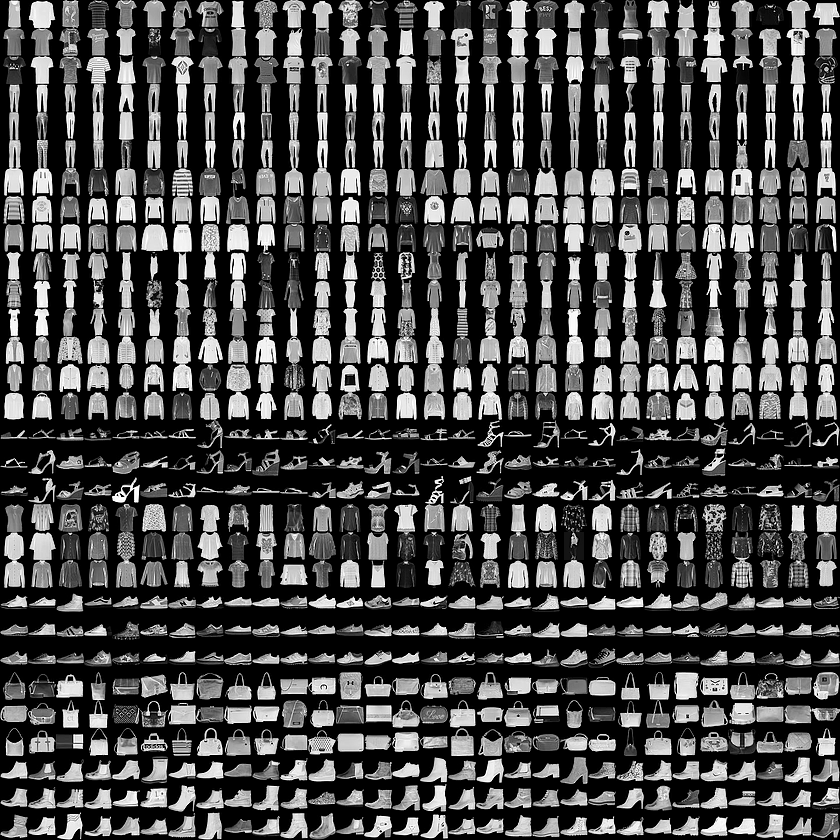
#> input picture datasets/fashion.png, 840 x 840 px, given in place of bernie.jpg, which was not available
$ jupyter execute 2-core-operations.ipynb
#> lines starting #> are read from the running program, lines starting #| are printed output that depends on the picture; after the words box and inside, x2 and y2 are one past the last pixel; in counts of white or black regions, pixels touching at a corner belong together; pictures that were not available may be replaced by others from this repository, and a replacement may not be noted
[cell 1]
import cv2

image = cv2.imread('bernie.jpg', cv2.IMREAD_COLOR)
#> image is the input picture: shape (840, 840, 3); min 0, max 255, mean 72

cropped_image = image[302:(302+322), 261:(261+339)]
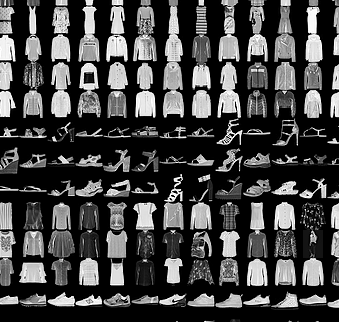
#> cropped_image: shape (322, 339, 3); min 0, max 255, mean 67.3

def show_image(image):
    cv2.namedWindow('image', cv2.WINDOW_NORMAL)
    cv2.imshow('image', image)
    cv2.waitKey(0)
    cv2.destroyAllWindows()

show_image(cropped_image)

print(image.shape)
#| (840, 840, 3)
print(image.size)
#| 2116800
print(image.dtype)
#| uint8

pixel = image[261, 302]
#> pixel = [0, 0, 0]

modified_image = image[302:(302+322), 261:(261+339)]
modified_image[:, :, 0] = 123
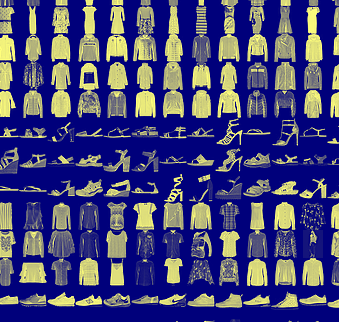
#> modified_image: shape (322, 339, 3); mean B, G, R 123, 67.3, 67.3
#cv2.imshow('original_image', cropped_image)
cv2.imshow('modified_image', modified_image)
cv2.waitKey(0)
cv2.destroyAllWindows()

[cell 2]
image[302:(302+322), 261:(261+339)] = 255
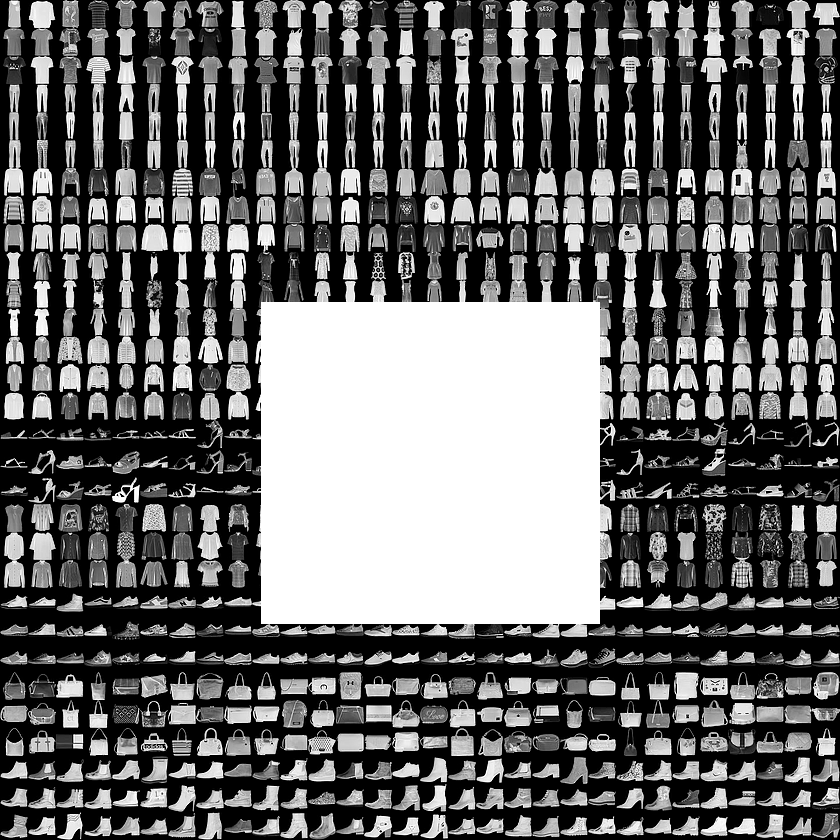
#> image: shape (840, 840, 3); 15.35% of pixels changed, all inside (x1, y1, x2, y2) = (261, 302, 600, 624)
cv2.imshow('modified_image', image)
cv2.waitKey(0)
cv2.destroyAllWindows()
